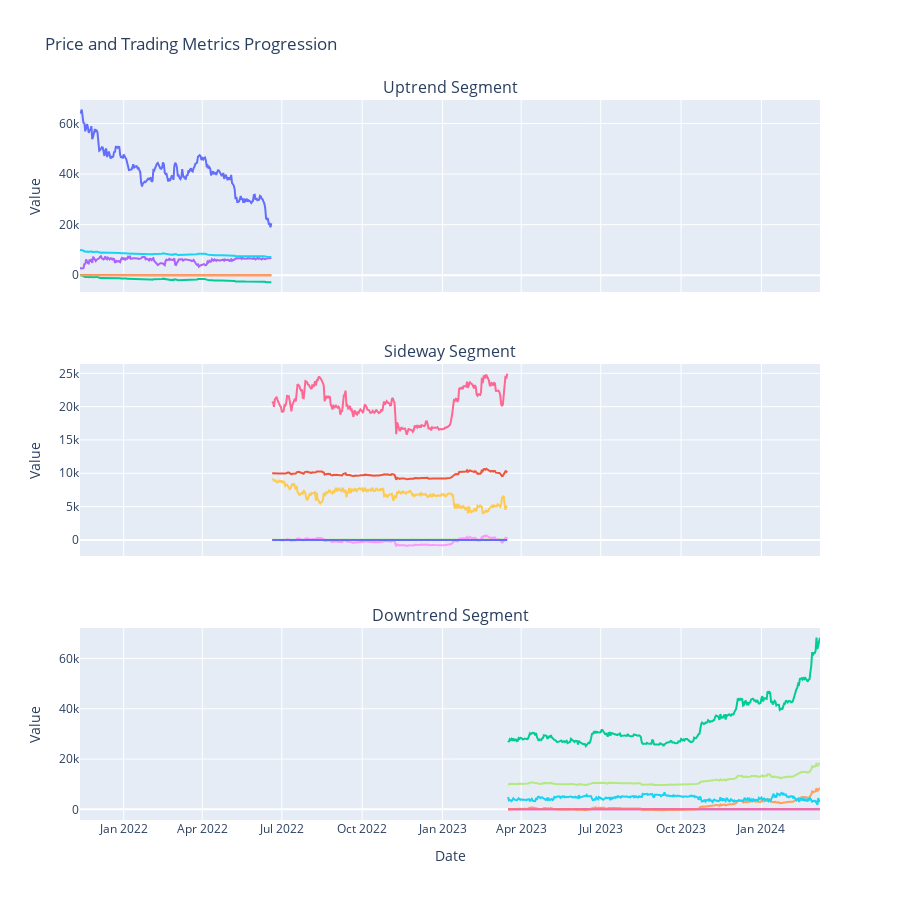

Here is the notebook cell this chart was saved with:
### Code cell
# Manually segment your data
uptrend_start_idx = start_idx
uptrend_end_idx = 465
sideway_start_idx = 465
sideway_end_idx = 735
downtrend_start_idx = 735
downtrend_end_idx = len(combined_dataframe['fearandgreed'])

# Test strategy on each segment
uptrend_prices, uptrend_indicator_values, uptrend_profits, uptrend_cash, uptrend_bitcoin, uptrend_total = strategy(
    indcator=combined_dataframe['fearandgreed'].copy().values[uptrend_start_idx:uptrend_end_idx].copy(),
    prices=combined_dataframe.price[uptrend_start_idx:uptrend_end_idx].copy().values)

sideway_prices, sideway_indicator_values, sideway_profits, sideway_cash, sideway_bitcoin, sideway_total = strategy(
    indcator=combined_dataframe['fearandgreed'].copy().values[sideway_start_idx:sideway_end_idx].copy(),
    prices=combined_dataframe.price[sideway_start_idx:sideway_end_idx].copy().values)

downtrend_prices, downtrend_indicator_values, downtrend_profits, downtrend_cash, downtrend_bitcoin, downtrend_total = strategy(
    indcator=combined_dataframe['fearandgreed'].copy().values[downtrend_start_idx:downtrend_end_idx].copy(),
    prices=combined_dataframe.price[downtrend_start_idx:downtrend_end_idx].copy().values)

# Collect dates for each segment
uptrend_dates = Dates[uptrend_start_idx:uptrend_end_idx]
sideway_dates = Dates[sideway_start_idx:sideway_end_idx]
downtrend_dates = Dates[downtrend_start_idx:downtrend_end_idx]

# Create tuples for each segment
uptrend_data = (uptrend_prices, uptrend_indicator_values, uptrend_profits, uptrend_cash, uptrend_bitcoin, uptrend_total, uptrend_dates)
sideway_data = (sideway_prices, sideway_indicator_values, sideway_profits, sideway_cash, sideway_bitcoin, sideway_total, sideway_dates)
downtrend_data = (downtrend_prices, downtrend_indicator_values, downtrend_profits, downtrend_cash, downtrend_bitcoin, downtrend_total, downtrend_dates)

# Plot the segments
subplot("Fearandgreed", uptrend_data, sideway_data, downtrend_data)

### Figure 1 — Plotly figure (JSON) as saved in the notebook; plotly's stock layout.template omitted (floating-point values rounded to 4 significant figures; data arrays with more than 128 entries replaced by an {"elided": "..."} marker saying what was removed)
{"data": [{"mode": "lines", "name": "Price", "type": "scatter", "x": {"elided": "220 str values"}, "xaxis": "x", "y": {"elided": "220 float values"}, "yaxis": "y"}, {"mode": "lines", "name": "Fearandgreed", "type": "scatter", "x": {"elided": "220 str values"}, "xaxis": "x", "y": {"elided": "220 int values"}, "yaxis": "y"}, {"mode": "lines", "name": "Profit", "type": "scatter", "x": {"elided": "220 str values"}, "xaxis": "x", "y": {"elided": "220 float values"}, "yaxis": "y"}, {"mode": "lines", "name": "Cash Balance", "type": "scatter", "x": {"elided": "220 str values"}, "xaxis": "x", "y": {"elided": "220 float values"}, "yaxis": "y"}, {"mode": "lines", "name": "Bitcoin Amount", "type": "scatter", "x": {"elided": "220 str values"}, "xaxis": "x", "y": {"elided": "220 float values"}, "yaxis": "y"}, {"mode": "lines", "name": "Total Balance", "type": "scatter", "x": {"elided": "220 str values"}, "xaxis": "x", "y": {"elided": "220 float values"}, "yaxis": "y"}, {"mode": "lines", "name": "Price", "type": "scatter", "x": {"elided": "270 str values"}, "xaxis": "x2", "y": {"elided": "270 float values"}, "yaxis": "y2"}, {"mode": "lines", "name": "Fearandgreed", "type": "scatter", "x": {"elided": "270 str values"}, "xaxis": "x2", "y": {"elided": "270 int values"}, "yaxis": "y2"}, {"mode": "lines", "name": "Profit", "type": "scatter", "x": {"elided": "270 str values"}, "xaxis": "x2", "y": {"elided": "270 float values"}, "yaxis": "y2"}, {"mode": "lines", "name": "Cash Balance", "type": "scatter", "x": {"elided": "270 str values"}, "xaxis": "x2", "y": {"elided": "270 float values"}, "yaxis": "y2"}, {"mode": "lines", "name": "Bitcoin Amount", "type": "scatter", "x": {"elided": "270 str values"}, "xaxis": "x2", "y": {"elided": "270 float values"}, "yaxis": "y2"}, {"mode": "lines", "name": "Total Balance", "type": "scatter", "x": {"elided": "270 str values"}, "xaxis": "x2", "y": {"elided": "270 float values"}, "yaxis": "y2"}, {"mode": "lines", "name": "Price", "type": "scatter", "x": {"elided": "358 str values"}, "xaxis": "x3", "y": {"elided": "358 float values"}, "yaxis": "y3"}, {"mode": "lines", "name": "Fearandgreed", "type": "scatter", "x": {"elided": "358 str values"}, "xaxis": "x3", "y": {"elided": "358 int values"}, "yaxis": "y3"}, {"mode": "lines", "name": "Profit", "type": "scatter", "x": {"elided": "358 str values"}, "xaxis": "x3", "y": {"elided": "358 float values"}, "yaxis": "y3"}, {"mode": "lines", "name": "Cash Balance", "type": "scatter", "x": {"elided": "358 str values"}, "xaxis": "x3", "y": {"elided": "358 float values"}, "yaxis": "y3"}, {"mode": "lines", "name": "Bitcoin Amount", "type": "scatter", "x": {"elided": "358 str values"}, "xaxis": "x3", "y": {"elided": "358 float values"}, "yaxis": "y3"}, {"mode": "lines", "name": "Total Balance", "type": "scatter", "x": {"elided": "358 str values"}, "xaxis": "x3", "y": {"elided": "358 float values"}, "yaxis": "y3"}], "layout": {"annotations": [{"font": {"size": 16}, "showarrow": false, "text": "Uptrend Segment", "x": 0.5, "xanchor": "center", "xref": "paper", "y": 1, "yanchor": "bottom", "yref": "paper"}, {"font": {"size": 16}, "showarrow": false, "text": "Sideway Segment", "x": 0.5, "xanchor": "center", "xref": "paper", "y": 0.6333, "yanchor": "bottom", "yref": "paper"}, {"font": {"size": 16}, "showarrow": false, "text": "Downtrend Segment", "x": 0.5, "xanchor": "center", "xref": "paper", "y": 0.2667, "yanchor": "bottom", "yref": "paper"}], "height": 900, "hovermode": "x unified", "showlegend": false, "title": {"text": "Price and Trading Metrics Progression"}, "xaxis": {"anchor": "y", "domain": [0, 1], "matches": "x3", "showticklabels": false}, "xaxis2": {"anchor": "y2", "domain": [0, 1], "matches": "x3", "showticklabels": false}, "xaxis3": {"anchor": "y3", "domain": [0, 1], "title": {"text": "Date"}}, "yaxis": {"anchor": "x", "domain": [0.7333, 1], "title": {"text": "Value"}}, "yaxis2": {"anchor": "x2", "domain": [0.3667, 0.6333], "title": {"text": "Value"}}, "yaxis3": {"anchor": "x3", "domain": [0, 0.2667], "title": {"text": "Value"}}}}
